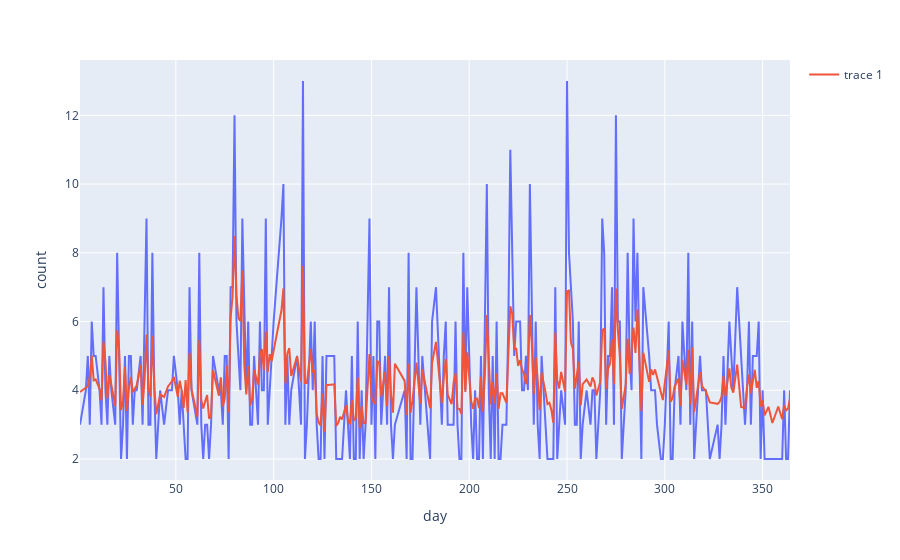

Notebook source saved alongside this figure:
### Code cell
import plotly.express as px
fig = px.line(one_row, x="day", y="count")
fig.add_scatter(x=one_row["day"], y=one_row["predicted"], mode="lines")
fig.show()

### Figure 1 — Plotly figure (JSON) as saved in the notebook; plotly's stock layout.template omitted (floating-point values rounded to 4 significant figures; data arrays with more than 128 entries replaced by an {"elided": "..."} marker saying what was removed)
{"data": [{"hovertemplate": "day=%{x}<br>count=%{y}<extra></extra>", "legendgroup": "", "line": {"color": "#636efa", "dash": "solid"}, "mode": "lines", "name": "", "orientation": "v", "showlegend": false, "type": "scatter", "x": {"elided": "292 int values"}, "xaxis": "x", "y": {"elided": "292 int values"}, "yaxis": "y"}, {"mode": "lines", "type": "scatter", "x": {"elided": "292 int values"}, "y": {"elided": "292 float values"}}], "layout": {"legend": {"tracegroupgap": 0}, "margin": {"t": 60}, "xaxis": {"anchor": "y", "domain": [0, 1], "title": {"text": "day"}}, "yaxis": {"anchor": "x", "domain": [0, 1], "title": {"text": "count"}}}}
